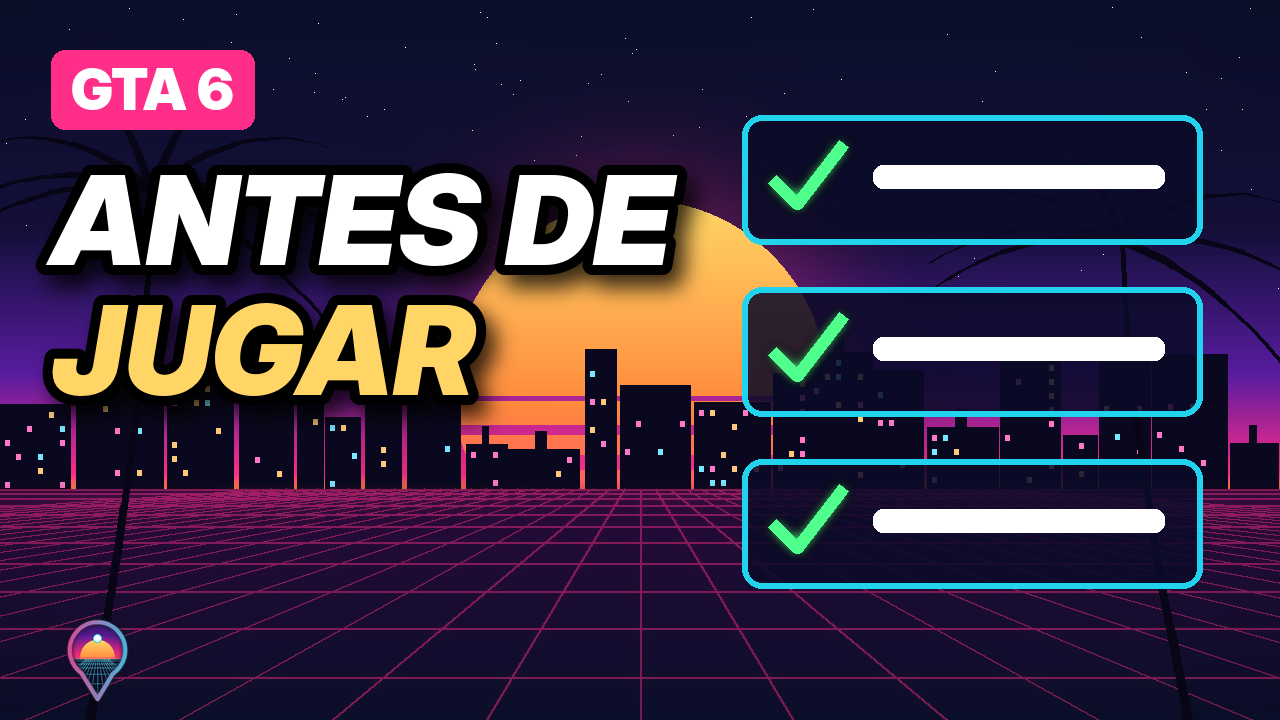
#> input picture VIDEO_01_Todo_lo_que_debes_saber/Miniatura/V01_miniatura_A_ELEGIDA_1280x720.png, 1280 x 720 px
$ python -i gfx.py   (imports and definitions only)
#> lines starting #> are read from the running program, lines starting #| are printed output that depends on the picture; after the words box and inside, x2 and y2 are one past the last pixel; in counts of white or black regions, pixels touching at a corner belong together
#> further down, picture is the input picture: PIL image 1280x720 RGB; mean R, G, B 59.2, 46, 69
"""Librería gráfica común de la marca MAPA ABIERTO (paleta, tipografías y elementos)."""
import math, random
from PIL import Image, ImageDraw, ImageFont, ImageFilter, ImageChops

# ---------- PALETA ----------
NAVY = (11, 15, 42)
NIGHT = (20, 16, 58)
PURPLE = (88, 28, 160)
MAGENTA = (255, 46, 136)
CYAN = (34, 211, 238)
ORANGE = (255, 138, 61)
YELLOW = (255, 214, 102)
WHITE = (255, 255, 255)
BLACK = (0, 0, 0)

FD = "/usr/share/fonts/opentype/inter/"
F_BLACK = FD + "InterDisplay-Black.otf"
F_BLACK_IT = FD + "InterDisplay-BlackItalic.otf"
F_XBOLD = FD + "InterDisplay-ExtraBold.otf"
F_BOLD = FD + "InterDisplay-Bold.otf"
F_SEMI = FD + "InterDisplay-SemiBold.otf"
F_MED = FD + "InterDisplay-Medium.otf"
F_MONO = "/usr/share/fonts/truetype/jetbrains-mono/JetBrainsMono-ExtraBold.ttf"


def font(path, size):
    return ImageFont.truetype(path, size)


def lerp(a, b, t):
    return tuple(int(a[i] + (b[i] - a[i]) * t) for i in range(len(a)))


# [136 lines left out: functions vgradient, glow, striped_sun, palm, skyline, neon_grid and 1 more, not called in this run]


def text_size(fnt, text):
    b = fnt.getbbox(text)
    return b[2] - b[0], b[3] - b[1], b


# [106 lines left out: functions draw_text_outline, neon_text, pin_mark, wordmark, rounded_box, not called in this run]


def vignette(img, strength=0.55):
#> called with strength = 0.55
    w, h = img.size
#> w = 1280; h = 720
    m = Image.new("L", (w, h), 0)
#> m: PIL image 1280x720 L; every value is 0
    ImageDraw.Draw(m).ellipse([-w * 0.15, -h * 0.25, w * 1.15, h * 1.25], fill=255)
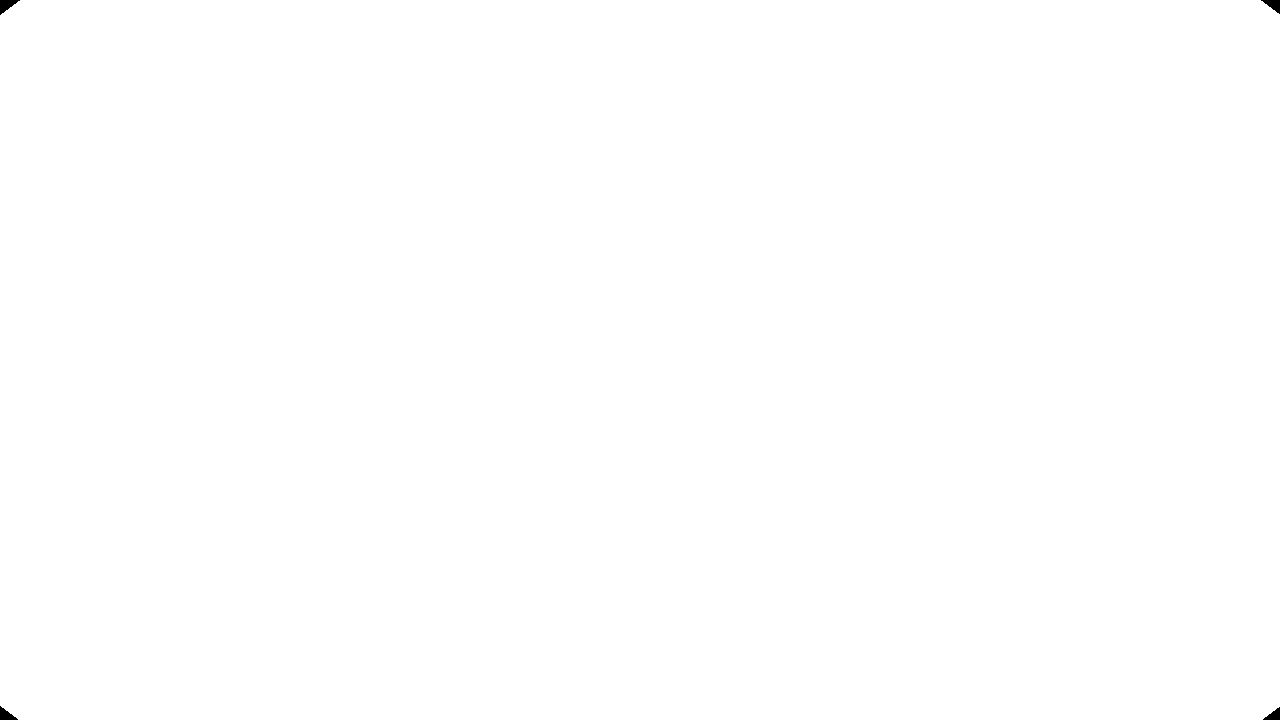
#> m: PIL image 1280x720 L; 99.9% white; 4 black regions, box (x1, y1, x2, y2) and area: (0, 0, 20, 15) 155, (1261, 0, 1280, 14) 140, (0, 706, 18, 720) 135, (1263, 707, 1280, 720) 121
    m = m.filter(ImageFilter.GaussianBlur(min(w, h) * 0.18))
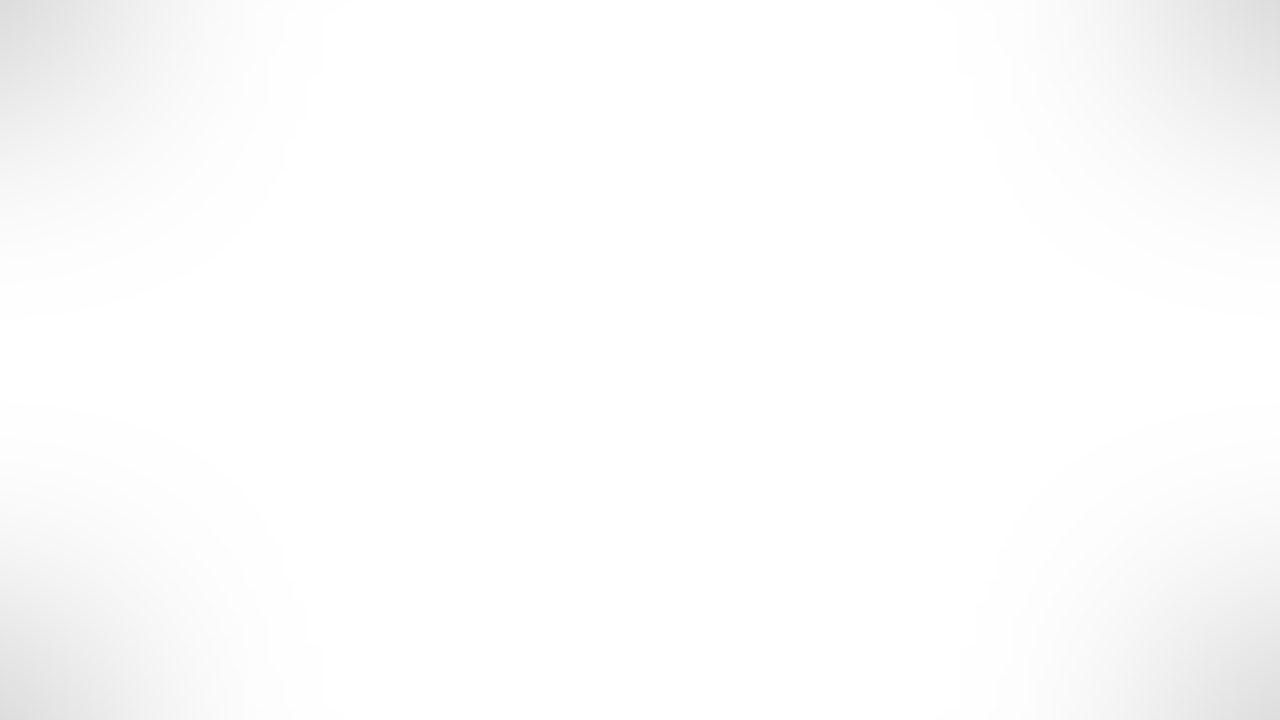
#> m: PIL image 1280x720 L; min 221, max 255, mean 252.4
    dark = Image.new("RGBA", (w, h), (0, 0, 0, int(255 * strength)))
    dark.putalpha(ImageChops.invert(m).point(lambda v: int(v * strength)))
#> (the run stopped early here; a loop or call above may not have finished)
